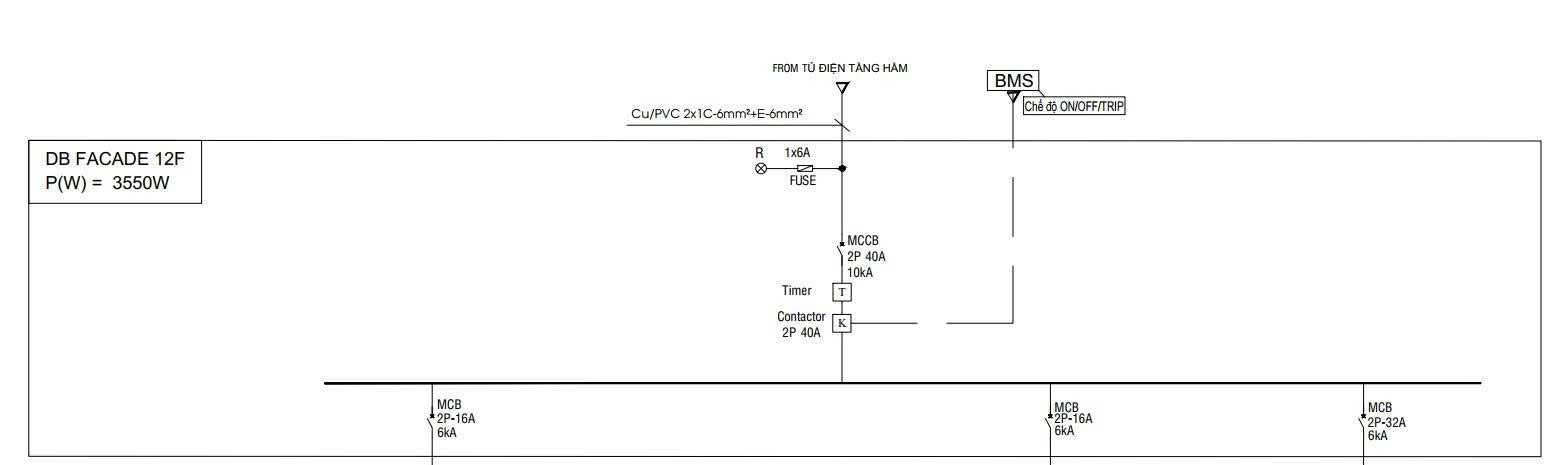
#> input picture storage/projects/23/IMG_20260911_025142.jpg, 1560 x 465 px
$ python -i source_image_evidence.py   (imports and definitions only)
#> lines starting #> are read from the running program, lines starting #| are printed output that depends on the picture; after the words box and inside, x2 and y2 are one past the last pixel; in counts of white or black regions, pixels touching at a corner belong together
#> further down, picture is the input picture: PIL image 1560x465 RGB; mean R, G, B 250.2, 250.3, 250.2
"""Verify image inventory and locate evidence in the original coordinate system."""
import json
import tempfile
import os
from PIL import Image, ImageOps
from app.services.ai.inventory_validation import (
    extract_with_retry, count_with_retry, independent_count_prompt,
    repair_counted_inventory, inventory_kind,
)
from app.services.ai.response_parser import ResponseParserService
from app.schemas.ai import ExtractedDeviceSchema


def oriented_source(path):
    with Image.open(path) as image:
        source = ImageOps.exif_transpose(image)
        if source.mode in ('RGBA', 'LA') or (source.mode == 'P' and 'transparency' in source.info):
            rgba=source.convert('RGBA')
            background=Image.new('RGBA',rgba.size,'white')
            return Image.alpha_composite(background,rgba).convert('RGB')
        return source.convert('RGB')


def strip_edges(image):
    """Snap detail boundaries to a repeated drawing grid, avoiding half symbols."""
    import cv2
    import numpy as np
    gray = np.asarray(image.convert('L'))
    ink = cv2.adaptiveThreshold(gray, 255, cv2.ADAPTIVE_THRESH_GAUSSIAN_C, cv2.THRESH_BINARY_INV, 31, 15)
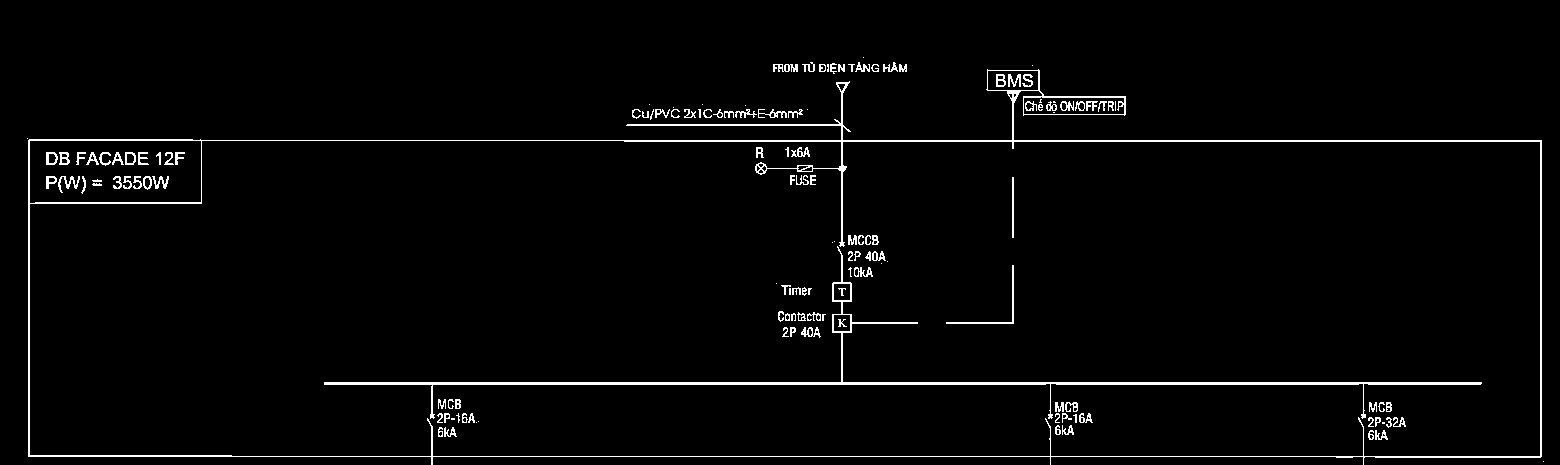
#> ink: shape (465, 1560); 2.5% white in thin lines or dots, all inside (x1, y1, x2, y2) = (27, 57, 1544, 465)
    lines = cv2.HoughLinesP(ink, 1, np.pi / 180, 70,
        minLineLength=max(60, image.height // 5), maxLineGap=30)
#> lines = 46 rows, first 6: [28, 456, 1541, 456], [28, 140, 1541, 140], [324, 382, 1481, 382], [624, 141, 1541, 141], [324, 383, 1481, 383], [324, 384, 1480, 384]
    coordinates = [] if lines is None else sorted({round((int(x1)+int(x2))/2)
        for x1,y1,x2,y2 in lines.reshape(-1,4)
        if abs(int(x1)-int(x2)) < max(4, image.width / 125)
        and abs(int(y2)-int(y1)) > image.height / 4
        and .12 * image.width < (x1+x2)/2 < .95 * image.width})
#> coordinates = [841, 842, 1012, 1013]
    best = None
    for step in np.arange(image.width * .02, image.width * .06, max(.25, image.width / 4000)):
        for origin in coordinates:
            support = sum(abs((x-origin)/step - round((x-origin)/step)) * step < image.width / 400 for x in coordinates)
            if best is None or support > best[0]: best = (support, origin, step)
#> after the loop, best = (4, 842, 33.54)
    edges = [0]
    for fraction in (.30, .55, .75):
        target = image.width * fraction
        if best and best[0] >= 5:
            _, origin, step = best
            target = origin + round((target-origin)/step) * step
        edges.append(round(target))
#> after the loop, edges = [0, 468, 858, 1170]
    return [*edges, image.width]


# [337 lines not run here, left out]

>>> from PIL import Image
>>> picture = Image.open('../../../storage/projects/23/IMG_20260911_025142.jpg')
>>> result = strip_edges(picture)
#> result = [0, 468, 858, 1170, 1560]
